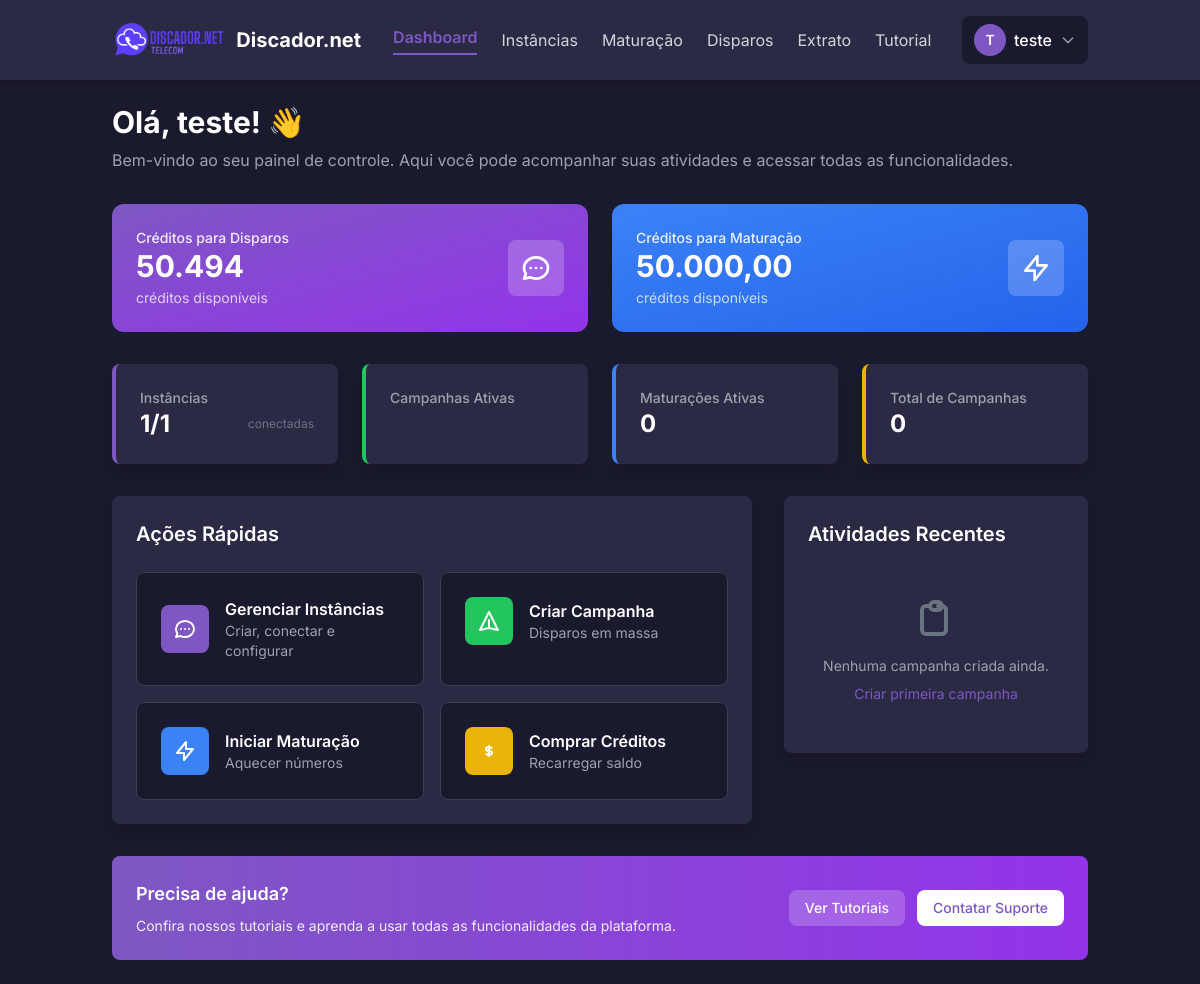
Page /views/client/dashboard.php (signed in) on the committed database.
### tables this page shows
CREATE TABLE `clientes` (
  `id` int NOT NULL AUTO_INCREMENT,
  `nome` varchar(255) NOT NULL,
  `email` varchar(255) NOT NULL,
  `senha` varchar(255) NOT NULL,
  `saldo_creditos_disparo` int DEFAULT '0',
  `saldo_creditos_maturacao` decimal(10,2) DEFAULT '0.00',
  `reset_token` varchar(64) DEFAULT NULL,
  `reset_token_expires_at` datetime DEFAULT NULL,
  `data_cadastro` timestamp NOT NULL DEFAULT CURRENT_TIMESTAMP,
  `cpf` varchar(14) DEFAULT NULL,
  `telefone` varchar(20) DEFAULT NULL,
  `asaas_customer_id` varchar(255) DEFAULT NULL,
  PRIMARY KEY (`id`),
  UNIQUE KEY `email` (`email`),
  KEY `idx_asaas_customer_id` (`asaas_customer_id`)
);

### views/client/dashboard.php (the view, shortened to what this page needs)
<?php
require_once '../partials/header.php';
require_once __DIR__ . '/../../config/database.php';
$cliente_id = $_SESSION['user_id'];
try {
    $stmt_cliente = $pdo->prepare("SELECT nome, saldo_creditos_disparo, saldo_creditos_maturacao FROM clientes WHERE id = ?");
    $stmt_cliente->execute([$cliente_id]);
    $cliente = $stmt_cliente->fetch();
    $stmt_inst = $pdo->prepare("SELECT COUNT(*) as total, SUM(CASE WHEN status = 'Conectado' THEN 1 ELSE 0 END) as conectadas FROM instancias WHERE cliente_id = ?");
    $stmt_inst->execute([$cliente_id]);
    $stats_instancias = $stmt_inst->fetch();
    $stmt_camp = $pdo->prepare("SELECT COUNT(*) as total, SUM(CASE WHEN status = 'Enviando' THEN 1 ELSE 0 END) as ativas FROM campanhas WHERE cliente_id = ?");
    $stmt_camp->execute([$cliente_id]);
    $stats_campanhas = $stmt_camp->fetch();
    $stmt_mat = $pdo->prepare("SELECT COUNT(*) as ativas FROM instancias WHERE cliente_id = ? AND (data_fim_maturacao > NOW() OR maturacao_restante_secs > 0)");
    $stmt_mat->execute([$cliente_id]);
    $maturacoes_ativas = $stmt_mat->fetchColumn();
    $stmt_atividades = $pdo->prepare("SELECT nome_campanha, status, data_criacao FROM campanhas WHERE cliente_id = ? ORDER BY data_criacao DESC LIMIT 5");
    $stmt_atividades->execute([$cliente_id]);
    $atividades_recentes = $stmt_atividades->fetchAll();
} catch (PDOException $e) {
    die("Erro ao carregar o dashboard: " . $e->getMessage());
}
?>
<div class="max-w-7xl mx-auto">
    <div class="mb-8">
        <h1 class="text-3xl font-bold text-white mb-2">Olá, <?= htmlspecialchars(explode(' ', $cliente['nome'])[0]) ?>! 👋</h1>
        <p class="text-gray-400">Bem-vindo ao seu painel de controle. Aqui você pode acompanhar suas atividades e acessar todas as funcionalidades.</p>
    </div>
    <div class="grid grid-cols-1 md:grid-cols-2 gap-6 mb-8">
        <div class="bg-gradient-to-br from-roxo-principal to-purple-600 rounded-xl p-6 text-white">
            <div class="flex items-center justify-between">
                <div>
                    <h3 class="text-sm font-medium opacity-90">Créditos para Disparos</h3>
                    <p class="text-3xl font-bold"><?= number_format($cliente['saldo_creditos_disparo'], 0, ',', '.') ?></p>
                    <p class="text-sm opacity-75 mt-1">créditos disponíveis</p>
                </div>
                <div class="bg-white bg-opacity-20 p-3 rounded-lg">
                    <svg class="w-8 h-8" fill="none" stroke="currentColor" viewBox="0 0 24 24">
                        <path stroke-linecap="round" stroke-linejoin="round" stroke-width="2" d="M8 12h.01M12 12h.01M16 12h.01M21 12c0 4.418-4.03 8-9 8a9.863 9.863 0 01-4.255-.949L3 20l1.395-3.72C3.512 15.042 3 13.574 3 12c0-4.418 4.03-8 9-8s9 3.582 9 8z"></path>
                    </svg>
                </div>
            </div>
        </div>
        <div class="bg-gradient-to-br from-blue-500 to-blue-600 rounded-xl p-6 text-white">
            <div class="flex items-center justify-between">
                <div>
                    <h3 class="text-sm font-medium opacity-90">Créditos para Maturação</h3>
                    <p class="text-3xl font-bold"><?= number_format($cliente['saldo_creditos_maturacao'], 2, ',', '.') ?></p>
                    <p class="text-sm opacity-75 mt-1">créditos disponíveis</p>
                </div>
                <div class="bg-white bg-opacity-20 p-3 rounded-lg">
                    <svg class="w-8 h-8" fill="none" stroke="currentColor" viewBox="0 0 24 24">
                        <path stroke-linecap="round" stroke-linejoin="round" stroke-width="2" d="M13 10V3L4 14h7v7l9-11h-7z"></path>
                    </svg>
                </div>
            </div>
        </div>
    </div>
    <div class="grid grid-cols-1 md:grid-cols-4 gap-6 mb-8">
        <div class="bg-card-fundo p-6 rounded-lg shadow-lg border-l-4 border-roxo-principal">
            <h3 class="text-gray-400 text-sm font-medium">Instâncias</h3>
            <div class="flex items-center justify-between">
                <p class="text-2xl font-bold text-white"><?= $stats_instancias['conectadas'] ?>/<?= $stats_instancias['total'] ?></p>
                <span class="text-xs text-gray-500">conectadas</span>
            </div>
        </div>
        <div class="bg-card-fundo p-6 rounded-lg shadow-lg border-l-4 border-green-500">
            <h3 class="text-gray-400 text-sm font-medium">Campanhas Ativas</h3>
        </div>
        <div class="bg-card-fundo p-6 rounded-lg shadow-lg border-l-4 border-blue-500">
            <h3 class="text-gray-400 text-sm font-medium">Maturações Ativas</h3>
            <p class="text-2xl font-bold text-white"><?= $maturacoes_ativas ?></p>
        </div>
        <div class="bg-card-fundo p-6 rounded-lg shadow-lg border-l-4 border-yellow-500">
            <h3 class="text-gray-400 text-sm font-medium">Total de Campanhas</h3>
            <p class="text-2xl font-bold text-white"><?= $stats_campanhas['total'] ?></p>
        </div>
    </div>
    <div class="grid grid-cols-1 lg:grid-cols-3 gap-8">
        <div class="lg:col-span-2">
            <div class="bg-card-fundo rounded-lg shadow-lg p-6">
                <h2 class="text-xl font-semibold text-white mb-6">Ações Rápidas</h2>
                <div class="grid grid-cols-1 md:grid-cols-2 gap-4">
                    <a href="instancias.php" class="group bg-fundo-principal rounded-lg p-6 hover:bg-gray-700 transition-all duration-200 border border-gray-700 hover:border-roxo-principal">
                        <div class="flex items-center space-x-4">
                            <div class="bg-roxo-principal p-3 rounded-lg group-hover:scale-110 transition-transform">
                            </div>
                            <div>
                                <h3 class="font-semibold text-white group-hover:text-roxo-principal">Gerenciar Instâncias</h3>
                                <p class="text-sm text-gray-400">Criar, conectar e configurar</p>
                            </div>
                        </div>
                    </a>
                    <a href="disparos.php" class="group bg-fundo-principal rounded-lg p-6 hover:bg-gray-700 transition-all duration-200 border border-gray-700 hover:border-green-500">
                        <div class="flex items-center space-x-4">
                            <div class="bg-green-500 p-3 rounded-lg group-hover:scale-110 transition-transform">
                                <svg class="w-6 h-6 text-white" fill="none" stroke="currentColor" viewBox="0 0 24 24">
                                    <path stroke-linecap="round" stroke-linejoin="round" stroke-width="2" d="M12 19l9 2-9-18-9 18 9-2zm0 0v-8"></path>
                                </svg>
                            </div>
                            <div>
                                <h3 class="font-semibold text-white group-hover:text-green-400">Criar Campanha</h3>
                                <p class="text-sm text-gray-400">Disparos em massa</p>
                            </div>
                        </div>
                    </a>
                    <a href="maturacao.php" class="group bg-fundo-principal rounded-lg p-6 hover:bg-gray-700 transition-all duration-200 border border-gray-700 hover:border-blue-500">
                        <div class="flex items-center space-x-4">
                            <div class="bg-blue-500 p-3 rounded-lg group-hover:scale-110 transition-transform">
                                <svg class="w-6 h-6 text-white" fill="none" stroke="currentColor" viewBox="0 0 24 24">
                                    <path stroke-linecap="round" stroke-linejoin="round" stroke-width="2" d="M13 10V3L4 14h7v7l9-11h-7z"></path>
                                </svg>
                            </div>
                            <div>
                                <h3 class="font-semibold text-white group-hover:text-blue-400">Iniciar Maturação</h3>
                                <p class="text-sm text-gray-400">Aquecer números</p>
                            </div>
                        </div>
                    </a>
                    <a href="comprar_planos.php" class="group bg-fundo-principal rounded-lg p-6 hover:bg-gray-700 transition-all duration-200 border border-gray-700 hover:border-yellow-500">
                        <div class="flex items-center space-x-4">
                            <div class="bg-yellow-500 p-3 rounded-lg group-hover:scale-110 transition-transform">
                                <svg class="w-6 h-6 text-white" fill="none" stroke="currentColor" viewBox="0 0 24 24">
                                    <path stroke-linecap="round" stroke-linejoin="round" stroke-width="2" d="M12 8c-1.657 0-3 .895-3 2s1.343 2 3 2 3 .895 3 2-1.343 2-3 2m0-8c1.11 0 2.08.402 2.599 1M12 8V7m0 1v8m0 0v1m0-1c-1.11 0-2.08-.402-2.599-1"></path>
                                </svg>
                            </div>
                            <div>
                                <h3 class="font-semibold text-white group-hover:text-yellow-400">Comprar Créditos</h3>
                                <p class="text-sm text-gray-400">Recarregar saldo</p>
                            </div>
                        </div>
                    </a>
                </div>
            </div>
        </div>
        <div>
            <div class="bg-card-fundo rounded-lg shadow-lg p-6">
                <h2 class="text-xl font-semibold text-white mb-6">Atividades Recentes</h2>
                <?php if (empty($atividades_recentes)): ?>
                    <div class="text-center py-6">
                        <svg class="w-12 h-12 text-gray-500 mx-auto mb-3" fill="none" stroke="currentColor" viewBox="0 0 24 24">
                            <path stroke-linecap="round" stroke-linejoin="round" stroke-width="2" d="M9 5H7a2 2 0 00-2 2v10a2 2 0 002 2h8a2 2 0 002-2V7a2 2 0 00-2-2h-2M9 5a2 2 0 002 2h2a2 2 0 002-2M9 5a2 2 0 012-2h2a2 2 0 012 2"></path>
                        </svg>
                        <p class="text-gray-400 text-sm">Nenhuma campanha criada ainda.</p>
                        <a href="disparos.php" class="text-roxo-principal text-sm hover:underline mt-2 inline-block">Criar primeira campanha</a>
                    </div>
                <?php endif; ?>
            </div>
        </div>
    </div>
    <div class="mt-8 bg-gradient-to-r from-roxo-principal to-purple-600 rounded-lg p-6 text-white">
        <div class="flex items-center justify-between">
            <div>
                <h3 class="text-lg font-semibold mb-2">Precisa de ajuda?</h3>
                <p class="text-sm opacity-90">Confira nossos tutoriais e aprenda a usar todas as funcionalidades da plataforma.</p>
            </div>
            <div class="flex space-x-3">
                <a href="tutorial.php" class="bg-white bg-opacity-20 hover:bg-opacity-30 px-4 py-2 rounded-lg text-sm font-medium transition">
                    Ver Tutoriais
                </a>
                <a href="#" class="bg-white text-roxo-principal px-4 py-2 rounded-lg text-sm font-medium hover:bg-gray-100 transition">
                    Contatar Suporte
                </a>
            </div>
        </div>
    </div>
</div>
<?php require_once '../partials/footer.php'; ?>

### views/partials/header.php (style rules this page uses)
body { font-family: 'Inter', sans-serif; }

### rows in the picture
clientes: nome "teste", saldo_creditos_disparo "50.494", saldo_creditos_maturacao "50.000,00"

### other values in the picture
substr($userName, 0, 1) "T"
explode(' ', $userName)[0] "teste"
$stats_instancias['conectadas'] "1"
$stats_instancias['total'] "1"
$maturacoes_ativas "0"
$stats_campanhas['total'] "0"
